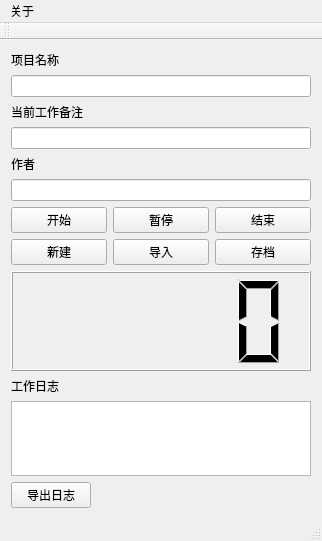
<?xml version="1.0" encoding="UTF-8"?>
<ui version="4.0">
 <class>TimerClass</class>
 <widget class="QMainWindow" name="TimerClass">
  <property name="geometry">
   <rect>
    <x>0</x>
    <y>0</y>
    <width>318</width>
    <height>541</height>
   </rect>
  </property>
  <property name="windowTitle">
   <string>Timer</string>
  </property>
  <widget class="QWidget" name="centralWidget">
   <layout class="QVBoxLayout" name="verticalLayout">
    <item>
     <widget class="QLabel" name="label">
      <property name="text">
       <string>项目名称</string>
      </property>
     </widget>
    </item>
    <item>
     <widget class="QLineEdit" name="project_name">
      <property name="text">
       <string/>
      </property>
     </widget>
    </item>
    <item>
     <widget class="QLabel" name="label_2">
      <property name="text">
       <string>当前工作备注</string>
      </property>
     </widget>
    </item>
    <item>
     <widget class="QLineEdit" name="detail"/>
    </item>
    <item>
     <widget class="QLabel" name="label_3">
      <property name="text">
       <string>作者</string>
      </property>
     </widget>
    </item>
    <item>
     <widget class="QLineEdit" name="author"/>
    </item>
    <item>
     <layout class="QHBoxLayout" name="horizontalLayout">
      <item>
       <widget class="QPushButton" name="start">
        <property name="text">
         <string>开始</string>
        </property>
       </widget>
      </item>
      <item>
       <widget class="QPushButton" name="pause">
        <property name="text">
         <string>暂停</string>
        </property>
       </widget>
      </item>
      <item>
       <widget class="QPushButton" name="finish">
        <property name="text">
         <string>结束</string>
        </property>
       </widget>
      </item>
     </layout>
    </item>
    <item>
     <layout class="QHBoxLayout" name="horizontalLayout_2">
      <item>
       <widget class="QPushButton" name="new_2">
        <property name="text">
         <string>新建</string>
        </property>
       </widget>
      </item>
      <item>
       <widget class="QPushButton" name="import_2">
        <property name="text">
         <string>导入</string>
        </property>
       </widget>
      </item>
      <item>
       <widget class="QPushButton" name="save">
        <property name="text">
         <string>存档</string>
        </property>
       </widget>
      </item>
     </layout>
    </item>
    <item>
     <widget class="QLCDNumber" name="time_counter">
      <property name="sizePolicy">
       <sizepolicy hsizetype="Expanding" vsizetype="Expanding">
        <horstretch>0</horstretch>
        <verstretch>0</verstretch>
       </sizepolicy>
      </property>
      <property name="minimumSize">
       <size>
        <width>300</width>
        <height>100</height>
       </size>
      </property>
     </widget>
    </item>
    <item>
     <widget class="QLabel" name="label_4">
      <property name="text">
       <string>工作日志</string>
      </property>
     </widget>
    </item>
    <item>
     <widget class="QTextBrowser" name="log"/>
    </item>
    <item>
     <layout class="QHBoxLayout" name="horizontalLayout_3">
      <item>
       <widget class="QPushButton" name="export_2">
        <property name="text">
         <string>导出日志</string>
        </property>
       </widget>
      </item>
      <item>
       <spacer name="horizontalSpacer">
        <property name="orientation">
         <enum>Qt::Horizontal</enum>
        </property>
        <property name="sizeHint" stdset="0">
         <size>
          <width>40</width>
          <height>20</height>
         </size>
        </property>
       </spacer>
      </item>
     </layout>
    </item>
   </layout>
  </widget>
  <widget class="QMenuBar" name="menuBar">
   <property name="geometry">
    <rect>
     <x>0</x>
     <y>0</y>
     <width>318</width>
     <height>22</height>
    </rect>
   </property>
   <widget class="QMenu" name="menu">
    <property name="title">
     <string>关于</string>
    </property>
    <addaction name="about"/>
   </widget>
   <addaction name="menu"/>
  </widget>
  <widget class="QToolBar" name="mainToolBar">
   <attribute name="toolBarArea">
    <enum>TopToolBarArea</enum>
   </attribute>
   <attribute name="toolBarBreak">
    <bool>false</bool>
   </attribute>
  </widget>
  <widget class="QStatusBar" name="statusBar"/>
  <action name="about">
   <property name="text">
    <string>作者</string>
   </property>
  </action>
 </widget>
 <layoutdefault spacing="6" margin="11"/>
 <resources>
  <include location="Timer.qrc"/>
 </resources>
 <connections/>
</ui>
